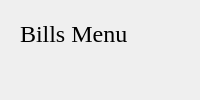
                       <widget class="QWidget" name="bill_menu">
                        <layout class="QVBoxLayout" name="verticalLayout_17">
                         <item>
                          <widget class="QWidget" name="widget_44" native="true">
                           <property name="maximumSize">
                            <size>
                             <width>16777215</width>
                             <height>50</height>
                            </size>
                           </property>
                           <layout class="QHBoxLayout" name="horizontalLayout_26">
                            <item>
                             <widget class="QLabel" name="label_38">
                              <property name="font">
                               <font>
                                <family>Georgia</family>
                                <pointsize>18</pointsize>
                                <weight>50</weight>
                                <italic>false</italic>
                                <bold>false</bold>
                               </font>
                              </property>
                              <property name="text">
                               <string>Bills Menu</string>
                              </property>
                             </widget>
                            </item>
                           </layout>
                          </widget>
                         </item>
                         <item>
                          <widget class="QWidget" name="widget_43" native="true"/>
                         </item>
                        </layout>
                       </widget>
